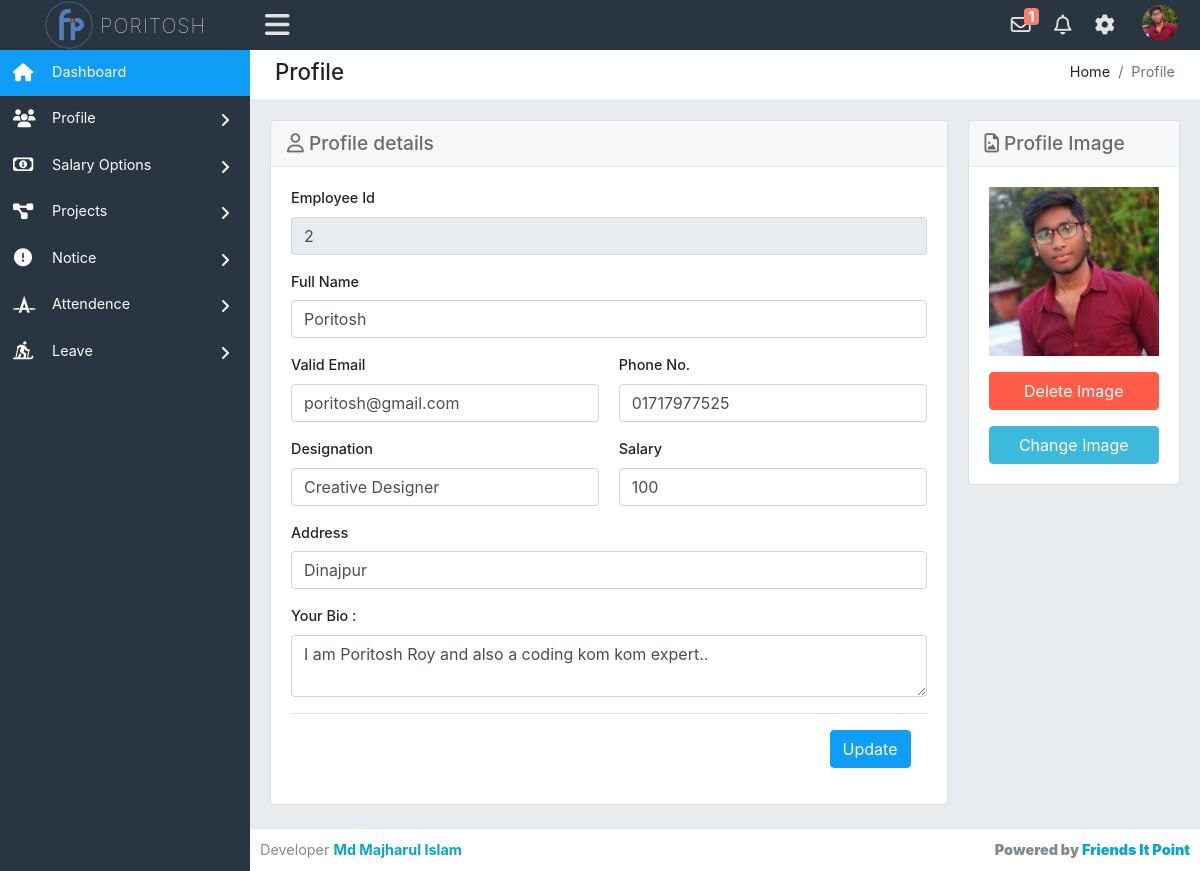
The page /profile.php (signed in) on the database its author committed.
### tables this page shows
CREATE TABLE `employee_info` (
  `id` int(11) NOT NULL,
  `employee_id` int(50) NOT NULL,
  `emp_fullname` varchar(100) NOT NULL,
  `emp_mail` varchar(50) NOT NULL,
  `emp_phone` int(20) NOT NULL,
  `emp_designation` varchar(50) NOT NULL,
  `emp_salary` varchar(50) NOT NULL,
  `emp_address` varchar(100) NOT NULL,
  `emp_password` varchar(150) NOT NULL,
  `emp_bio` varchar(1000) NOT NULL,
  `profile_pic` varchar(50) NOT NULL,
  `register_timedate` timestamp NOT NULL DEFAULT current_timestamp(),
  `total_salary` varchar(100) NOT NULL
);

### profile.php (the view, shortened to what this page needs)
<?php require_once('header.php'); ?>
<div class="row">
    <div class="col-xl-12">
        <div class="breadcrumb-holder">
            <h1 class="main-title float-left">Profile</h1>
            <ol class="breadcrumb float-right">
                <li class="breadcrumb-item">Home</li>
                <li class="breadcrumb-item active">Profile</li>
            </ol>
            <div class="clearfix"></div>
        </div>
    </div>
</div>
	<div class="row">
        <div class="col-xs-12 col-sm-12 col-md-8 col-lg-9 col-xl-9">
            <div class="card mb-3">
                <div class="card-header">
                    <h3><i class="far fa-user"></i> Profile details</h3>
                </div>
                <div class="card-body">
                    <form action="" method="POST" enctype="multipart/form-data">
                    <?php
                        $em_all = $pdo->prepare('SELECT * FROM employee_info WHERE id=?');
                        $em_all->execute(array($_SESSION['logged_emp']));
                        $result = $em_all->fetchAll(PDO::FETCH_ASSOC);
                        foreach($result as $row) :
                    ?>
                    <div class="row">
                        <div class="col-lg-12">
                            <div class="form-group">
                                <label for="empid">Employee Id</label>
                                <input class="form-control" name="emid" type="text" id="empid" value="<?php echo $row['employee_id']; ?>" disabled>
                            </div>
                        </div>
                    </div>
                    <div class="row">
                        <div class="col-lg-12">
                            <div class="form-group">
                                <label for="empfname">Full Name</label>
                                <input class="form-control" name="empfullname" type="text" id="empfname" value="<?php echo $row['emp_fullname']; ?>">
                            </div>
                        </div>
                    </div>
                    <div class="row">
                        <div class="col-lg-6">
                            <div class="form-group">
                                <label for="empmail">Valid Email</label>
                                <input class="form-control" name="emp_email" type="email" id="empmail" value="<?php echo $row['emp_mail']; ?>">
                            </div>
                        </div>
                        <div class="col-lg-6">
                            <div class="form-group">
                                <label for="emphone">Phone No.</label>
                                <input class="form-control" name="emp_phone" type="number" id="emphone" value="0<?php echo $row['emp_phone']; ?>">
                            </div>
                        </div>
                    </div>
                    <div class="row">
                        <div class="col-lg-6">
                            <div class="form-group">
                                <label for="emrole">Designation</label>
                                <input class="form-control" name="emp_desg" type="text" id="emrole" value="<?php echo $row['emp_designation']; ?>">
                            </div>
                        </div>
                        <div class="col-lg-6">
                            <div class="form-group">
                                <label for="emsalary">Salary</label>
                                <input class="form-control" name="emp_salary" type="number" id="emsalary" value="<?php echo $row['emp_salary']; ?>">
                            </div>
                        </div>
                    </div>
                    <div class="row">
                        <div class="col-lg-12">
                            <div class="form-group">
                                <label for="emaddress">Address</label>
                                <input class="form-control" name="emp_address" type="text" id="emaddress" value="<?php echo $row['emp_address']; ?>">
                            </div>
                        </div>
                    </div>
                     <div class="row">
                        <div class="col-lg-12">
                            <div class="form-group">
                                <label for="bio">Your Bio :</label>
                                <textarea id="bio" name="emp_bio" class="form-control" value="<?php echo $row['emp_bio']; ?>"><?php echo $row['emp_bio']; ?></textarea>
                            </div>
                        </div>
                    </div>
                   <div class="row">
                        <div class="col-lg-12">
                             <div class="modal-footer">
                                <button type="submit" name="submit_emp" class="btn btn-primary">Update</button>
                            </div>
                        </div>
                   </div>
                <?php endforeach; ?>
                </form>
                </div>
            </div>
        </div>
        <div class="col-xs-12 col-sm-12 col-md-4 col-lg-3 col-xl-3">
            <div class="card mb-3">
                <div class="card-header">
                    <h3><i class="far fa-file-image"></i> Profile Image</h3>
                </div>
                <div class="card-body text-center">
                    <?php
                        $profile_pic = $pdo->prepare('SELECT profile_pic FROM employee_info WHERE id=?');
                        $profile_pic->execute(array($_SESSION['logged_emp']));
                        $pics = $profile_pic->fetchAll(PDO::FETCH_ASSOC);
                        foreach ($pics as $pic) :
                            $photos = $pic['profile_pic'];
                            if ($photos == 'avatar') :
                    ?>
                    <div class="row">
                        <div class="col-lg-12">
                            <img alt="avatar" class="img-fluid" src="assets/images/avatars/admin.png">
                        </div>
                    </div>
                    <?php else : ?>
                    <div class="row">
                        <div class="col-lg-12">
                            <img alt="avatar" class="img-fluid" src="uploads/<?php echo $pic['profile_pic']; ?>">
                        </div>
                    </div>
                     <?php endif; endforeach;?>
                    <div class="row">
                        <div class="col-lg-12">
                            <a onclick="return confirm('Are you sure delete this image?')" href="profile.php?delId=<?php echo $_SESSION['logged_emp'];?>" type="button" class="btn btn-danger btn-block mt-3">Delete Image</a>
                        </div>
                        <div class="col-lg-12 change_pic_btn">
                            <button type="button" class="btn btn-info btn-block mt-3">Change Image</button>
                        </div>
                    </div>
                </div>
            </div>
        </div>
    </div>
<?php require_once('footer.php'); ?>

### header.php (shortened to what this page needs)
<?php require_once('config.php'); ?>
<!DOCTYPE html>
<html lang="en">
<head>
    <link href="assets/css/bootstrap.min.css" rel="stylesheet" type="text/css" />
    <link href="assets/font-awesome/css/all.css" rel="stylesheet" type="text/css" />
    <link rel="stylesheet" href="fancybox-master/dist/jquery.fancybox.min.css">
    <link rel="stylesheet" href="livedatetime/clock.css">
    <link rel="stylesheet" href="livedatetime/calendar.css">
    <link href='https://netdna.bootstrapcdn.com/font-awesome/3.2.1/css/font-awesome.css' rel='stylesheet' type='text/css'>
    <link rel="stylesheet" type="text/css" href="assets/css/dataTables.bootstrap.min.css" />
    <link rel="stylesheet" type="text/css" href="assets/plugins/datatables/datatables.min.css" />
    <link href="assets/css/style.css" rel="stylesheet" type="text/css" />
</head>
<body class="adminbody">
    <div id="main">
        <div class="headerbar">
            <?php
                $stm = $pdo->prepare('SELECT * FROM employee_info WHERE id=?');
                $stm->execute(array($_SESSION['logged_emp']));
                $rslt = $stm->fetchAll(PDO::FETCH_ASSOC);
                foreach($rslt as $row) :
            ?>
            <div class="headerbar-left">
                <a href="index.php" class="logo">
                    <img alt="Logo" src="assets/images/logo.png" />
                    <span><?php echo $row['emp_fullname']; ?></span>
                </a>
            </div>
            <nav class="navbar-custom">
                <ul class="list-inline float-right mb-0">
                    <li class="list-inline-item dropdown notif">
                        <a class="nav-link dropdown-toggle arrow-none" data-toggle="dropdown" href="#" aria-haspopup="false" aria-expanded="false">
                            <i class="far fa-envelope"></i>
                            <?php
                                $notify_s = $pdo->prepare('SELECT * FROM notification WHERE emp_id=? AND type=? AND status=? ORDER BY date DESC');
                                $notify_s->execute(array($_SESSION['logged_emp'],'salary','unread'));
                                $notify_result = $notify_s->fetchAll(PDO::FETCH_ASSOC);
                                if(count($notify_result) > 0 ) :
                             ?>
                            <span class="mycounter"><?php echo count($notify_result); ?></span>
                            <?php endif; ?>
                        </a>
                    </li>
                    <li class="list-inline-item dropdown notif">
                        <a class="nav-link dropdown-toggle arrow-none" data-toggle="dropdown" href="#" aria-haspopup="false" aria-expanded="false">
                            <i class="far fa-bell"></i>
                        </a>
                    </li>
                    <li class="list-inline-item dropdown notif">
                        <a class="nav-link dropdown-toggle arrow-none" data-toggle="dropdown" href="#" aria-haspopup="false" aria-expanded="false">
                            <i class="fas fa-cog"></i>
                        </a>
                    </li>
                    <li class="list-inline-item dropdown notif">
                        <a class="nav-link dropdown-toggle nav-user" data-toggle="dropdown" href="#" aria-haspopup="false" aria-expanded="false">
                            <?php if($row['profile_pic'] != 'avatar') : ?>
                            <img src="uploads/<?php echo $row['profile_pic']; ?>" alt="Profile image" class="avatar-rounded">
                            <?php else : ?>
                            <img src="assets/images/avatars/admin.png" alt="Profile image" class="avatar-rounded">
                        </a>
                        <?php endif; endforeach; ?>
                    </li>
                </ul>
                <ul class="list-inline menu-left mb-0">
                    <li class="float-left">
                        <button class="button-menu-mobile open-left">
                            <i class="fas fa-bars"></i>
                        </button>
                    </li>
                </ul>
            </nav>
        </div>
        <div class="left main-sidebar">
            <div class="sidebar-inner leftscroll">
                <div id="sidebar-menu">
                    <ul>
                        <li class="submenu">
                            <a class="active" href="index.php">
                                <i class="fas fa-home"></i>
                                <span> Dashboard </span>
                            </a>
                        </li>
                        <li class="submenu">
                            <a id="tables" href="#">
                                <i class="fas fa-users"></i>
                                <span> Profile </span>
                                <span class="menu-arrow"></span>
                            </a>
                        </li>
                        <li class="submenu">
                            <a id="tables" href="#">
                                <i class="far fa-money-bill-alt"></i>
                                <span> Salary Options </span>
                                <span class="menu-arrow"></span>
                            </a>
                        </li>
                        <li class="submenu">
                            <a id="tables" href="#">
                                <i class="fas fa-project-diagram"></i>
                                <span> Projects </span>
                                <span class="menu-arrow"></span>
                            </a>
                        </li>
                        <li class="submenu">
                            <a id="tables" href="#">
                                <i class="fas fa-exclamation-circle"></i>
                                <span> Notice </span>
                                <span class="menu-arrow"></span>
                            </a>
                        </li>
                        <li class="submenu">
                            <a id="tables" href="#">
                                <i class="fab fa-autoprefixer"></i>
                                <span> Attendence </span>
                                <span class="menu-arrow"></span>
                            </a>
                        </li>
                        <li class="submenu">
                            <a id="tables" href="#">
                                <i class="fas fa-skiing-nordic"></i>
                                <span> Leave </span>
                                <span class="menu-arrow"></span>
                            </a>
                        </li>
                    </ul>
                </div>
            </div>
        </div>
        <div class="content-page">
            <div class="content">
                <div class="container-fluid">

### livedatetime/clock.css (style rules this page uses)
* { margin: 0; padding: 0; box-sizing: border-box; }

### rows shown on the page
employee_info: emp_fullname "PORITOSH", count($notify_result) "1", profile_pic (picture), emid "2", empfullname "Poritosh", emp_email "poritosh@gmail.com", emp_phone "01717977525", emp_desg "Creative Designer", emp_salary "100", emp_address "Dinajpur", emp_bio "I am Poritosh Roy and also a coding kom kom expert.."
